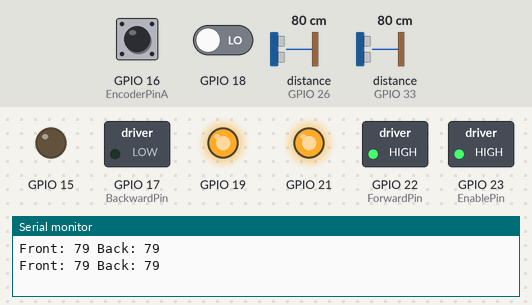
The sketch below on a simulated ESP32. On the bench: switched loads named in the sketch (green lamp = pin HIGH), output pins drawn as LEDs (lit = HIGH), the last lines printed to the serial monitor. Wiring (inferred from the names in the program): 2 × ultrasonic range finder: trigger GPIO 25, echo GPIO 26 / trigger GPIO 32, echo GPIO 33. The inputs (shaded band) are chosen by the test bench; at power-on: distance to the obstacle (sensors on GPIO 26, GPIO 33) 80 cm, GPIO 16 (EncoderPinA) HIGH, GPIO 18 LOW. The echo pulse lasts 58.3 µs per cm; pins used as bus, display or sensor lines are not drawn.

Above: at 3.7 s.
3.8 s: distance to the obstacle (sensor on GPIO 26) set to 12 cm
5.7 s: distance to the obstacle (sensor on GPIO 26) set to 9 cm
At 7.65 s:
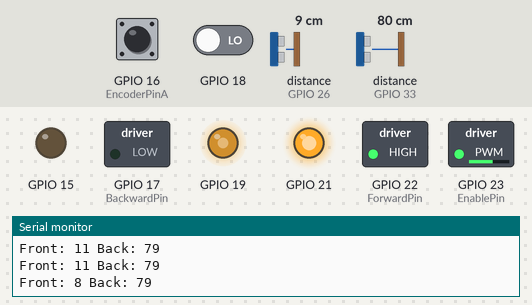
At 9.6 s:
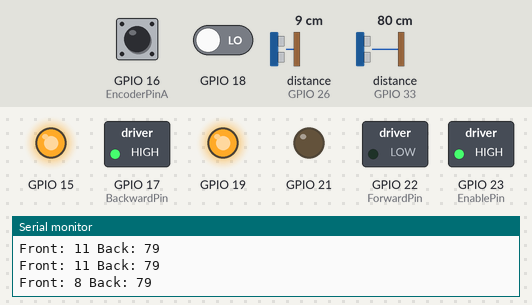
9.8 s: distance to the obstacle (sensor on GPIO 33) set to 12 cm
11.3 s: distance to the obstacle (sensor on GPIO 33) set to 9 cm
At 15.2 s:
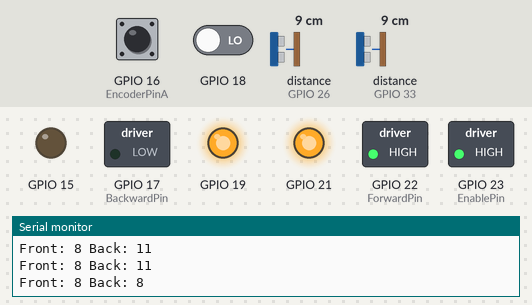
15.4 s: distance to the obstacle (sensor on GPIO 33) set to 18 cm
Timing chart, 0 to 19.8 s (numbered marks = the images above; inputs shaded):
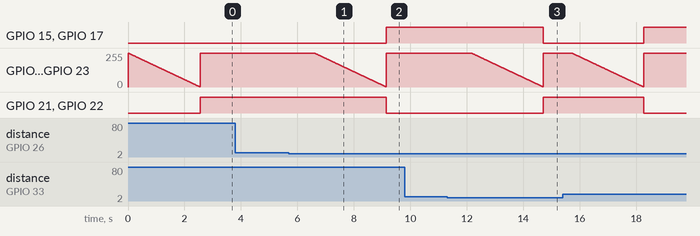

The sketch:

v2.ino
```cpp
// Code for two motors, for robot that moves only back and front
#define TRIG_FRONT 25
#define ECHO_FRONT 26
#define TRIG_BACK 32
#define ECHO_BACK 33

#define MAX_DISTANCE 200
#define DETECT 10

struct motor{
    int EncoderPinA;
    int EncoderPinB;
    int ForwardPin;
    int BackwardPin;
    int EnablePin;
    int EncoderValue;
};
typedef struct motor motor;

motor leftMotor;
motor rightMotor;

int dir = 1;

void IRAM_ATTR update_encoder_left() {
    if(digitalRead(leftMotor.EncoderPinA) > digitalRead(leftMotor.EncoderPinB)) {
        leftMotor.EncoderValue++;
    } else {
        leftMotor.EncoderValue--;
    }
}
void IRAM_ATTR update_encoder_right() {
    if(digitalRead(rightMotor.EncoderPinA) > digitalRead(rightMotor.EncoderPinB)) {
        rightMotor.EncoderValue++;
    } else {
        rightMotor.EncoderValue--;
    }
}

void initialize_motors() {
    leftMotor.EncoderPinA = 16; //C1
    leftMotor.EncoderPinB = 4; //C2
    leftMotor.ForwardPin = 22;
    leftMotor.BackwardPin = 17;
    leftMotor.EnablePin = 23;
    leftMotor.EncoderValue = 0;
    attachInterrupt(digitalPinToInterrupt(leftMotor.EncoderPinA), update_encoder_left, RISING);

    rightMotor.EncoderPinA = 18;
    rightMotor.EncoderPinB = 5;
    rightMotor.ForwardPin = 21;
    rightMotor.BackwardPin = 15;
    rightMotor.EnablePin = 19;
    rightMotor.EncoderValue = 0;
    attachInterrupt(digitalPinToInterrupt(rightMotor.EncoderPinA), update_encoder_right, RISING);
}

void forward() {
    digitalWrite(rightMotor.ForwardPin, HIGH);
    digitalWrite(rightMotor.BackwardPin, LOW);
    analogWrite(rightMotor.EnablePin, 255);
    digitalWrite(leftMotor.ForwardPin, HIGH);
    digitalWrite(leftMotor.BackwardPin, LOW);
    analogWrite(leftMotor.EnablePin, 255);
}

void backward() {
    digitalWrite(rightMotor.ForwardPin, LOW);
    digitalWrite(rightMotor.BackwardPin, HIGH);
    analogWrite(rightMotor.EnablePin, 255);
    digitalWrite(leftMotor.ForwardPin, LOW);
    digitalWrite(leftMotor.BackwardPin, HIGH);
    analogWrite(leftMotor.EnablePin, 255);
}

void stopMotors() {
    for(int i = 255; i > 0; i--) {
        analogWrite(leftMotor.EnablePin, i);
        analogWrite(rightMotor.EnablePin, i);
        delay(10);
    }
    digitalWrite(leftMotor.ForwardPin, LOW);
    digitalWrite(leftMotor.BackwardPin, LOW);
    digitalWrite(rightMotor.ForwardPin, LOW);
    digitalWrite(rightMotor.BackwardPin, LOW);
    // analogWrite(leftMotor.EnablePin, 0);
    // analogWrite(rightMotor.EnablePin, 0);
}

int getDistance(int trigPin, int echoPin) {
    digitalWrite(trigPin, LOW);
    delayMicroseconds(2);
    digitalWrite(trigPin, HIGH);
    delayMicroseconds(10);
    digitalWrite(trigPin, LOW);

    long duration = pulseIn(echoPin, HIGH);
    int distance = duration * 0.034 / 2;
    return (distance == 0) ? MAX_DISTANCE : distance;
    // return distance;
}

void setup() {
    initialize_motors();
    pinMode(leftMotor.ForwardPin, OUTPUT);
    pinMode(leftMotor.BackwardPin, OUTPUT);
    pinMode(leftMotor.EnablePin, OUTPUT);
    pinMode(rightMotor.ForwardPin, OUTPUT);
    pinMode(rightMotor.BackwardPin, OUTPUT);
    pinMode(rightMotor.EnablePin, OUTPUT);
    pinMode(leftMotor.EncoderPinA, INPUT);
    pinMode(leftMotor.EncoderPinB, INPUT);
    pinMode(rightMotor.EncoderPinA, INPUT);
    pinMode(rightMotor.EncoderPinB, INPUT);

    pinMode(TRIG_FRONT, OUTPUT);
    pinMode(ECHO_FRONT, INPUT);
    pinMode(TRIG_BACK, OUTPUT);
    pinMode(ECHO_BACK, INPUT);

    Serial.begin(115200);

    stopMotors();
    forward();
}

void loop() {
    int distanceFront = getDistance(TRIG_FRONT, ECHO_FRONT);
    int distanceBack = getDistance(TRIG_BACK, ECHO_BACK);

    Serial.print("Front: ");
    Serial.print(distanceFront);
    Serial.print(" Back: ");
    Serial.println(distanceBack);
    Serial.println();

    if(dir == 1 && distanceFront < DETECT) {
        stopMotors();
        backward();
        // delay(1000);
        dir = -1;
    }
    if(dir == -1 && distanceBack < DETECT) {
        stopMotors();
        forward();
        // delay(1000);
        dir = 1;
    }

    delay(1000);
}
```

Measured:
- the behaviour switches between 11 and 10 cm on distance to the obstacle (sensor on GPIO 26) (found by bisection; images 0 and 1)
- the behaviour switches between 11 and 10 cm on distance to the obstacle (sensor on GPIO 33) (found by bisection; images 2 and 3)
- after the input at 5.7 s, GPIO 15, GPIO 17 (BackwardPin): LOW → HIGH after 3.4 s; GPIO 21, GPIO 22 (ForwardPin): HIGH → LOW after 3.4 s
- after the input at 11.3 s, GPIO 15, GPIO 17 (BackwardPin): HIGH → LOW after 3.4 s; GPIO 21, GPIO 22 (ForwardPin): LOW → HIGH after 3.4 s
